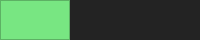
     <widget class="QFrame" name="Top_Bar">
      <property name="maximumSize">
       <size>
        <width>16777215</width>
        <height>40</height>
       </size>
      </property>
      <property name="styleSheet">
       <string notr="true">background-color: rgb(35, 35, 35);</string>
      </property>
      <property name="frameShape">
       <enum>QFrame::NoFrame</enum>
      </property>
      <property name="frameShadow">
       <enum>QFrame::Raised</enum>
      </property>
      <property name="lineWidth">
       <number>0</number>
      </property>
      <layout class="QHBoxLayout" name="horizontalLayout">
       <property name="spacing">
        <number>0</number>
       </property>
       <property name="leftMargin">
        <number>0</number>
       </property>
       <property name="topMargin">
        <number>0</number>
       </property>
       <property name="rightMargin">
        <number>0</number>
       </property>
       <property name="bottomMargin">
        <number>0</number>
       </property>
       <item>
        <widget class="QFrame" name="frame_toggle">
         <property name="maximumSize">
          <size>
           <width>70</width>
           <height>40</height>
          </size>
         </property>
         <property name="styleSheet">
          <string notr="true">background-color: rgb(120, 230, 130);</string>
         </property>
         <property name="frameShape">
          <enum>QFrame::StyledPanel</enum>
         </property>
         <property name="frameShadow">
          <enum>QFrame::Raised</enum>
         </property>
         <property name="lineWidth">
          <number>0</number>
         </property>
         <layout class="QVBoxLayout" name="verticalLayout_2">
          <property name="spacing">
           <number>0</number>
          </property>
          <property name="leftMargin">
           <number>0</number>
          </property>
          <property name="topMargin">
           <number>0</number>
          </property>
          <property name="rightMargin">
           <number>0</number>
          </property>
          <property name="bottomMargin">
           <number>0</number>
          </property>
          <item>
           <widget class="QPushButton" name="Btn_Toggle">
            <property name="sizePolicy">
             <sizepolicy hsizetype="Expanding" vsizetype="Expanding">
              <horstretch>0</horstretch>
              <verstretch>0</verstretch>
             </sizepolicy>
            </property>
            <property name="styleSheet">
             <string notr="true">QPushButton {

	color: rgb(120, 230, 130);
	border: 0px solid;
}

QPushButton:pressed{
	
	background-color:  rgb(177, 244, 92);
}</string>
            </property>
            <property name="text">
             <string/>
            </property>
            <property name="icon">
             <iconset>
              <normaloff>icons/toggle.png</normaloff>icons/toggle.png</iconset>
            </property>
            <property name="iconSize">
             <size>
              <width>30</width>
              <height>30</height>
             </size>
            </property>
            <property name="autoRepeatDelay">
             <number>298</number>
            </property>
           </widget>
          </item>
         </layout>
        </widget>
       </item>
       <item>
        <widget class="QFrame" name="frame_top">
         <property name="styleSheet">
          <string notr="true">border: none;</string>
         </property>
         <property name="frameShape">
          <enum>QFrame::StyledPanel</enum>
         </property>
         <property name="frameShadow">
          <enum>QFrame::Raised</enum>
         </property>
         <property name="lineWidth">
          <number>0</number>
         </property>
        </widget>
       </item>
      </layout>
     </widget>
